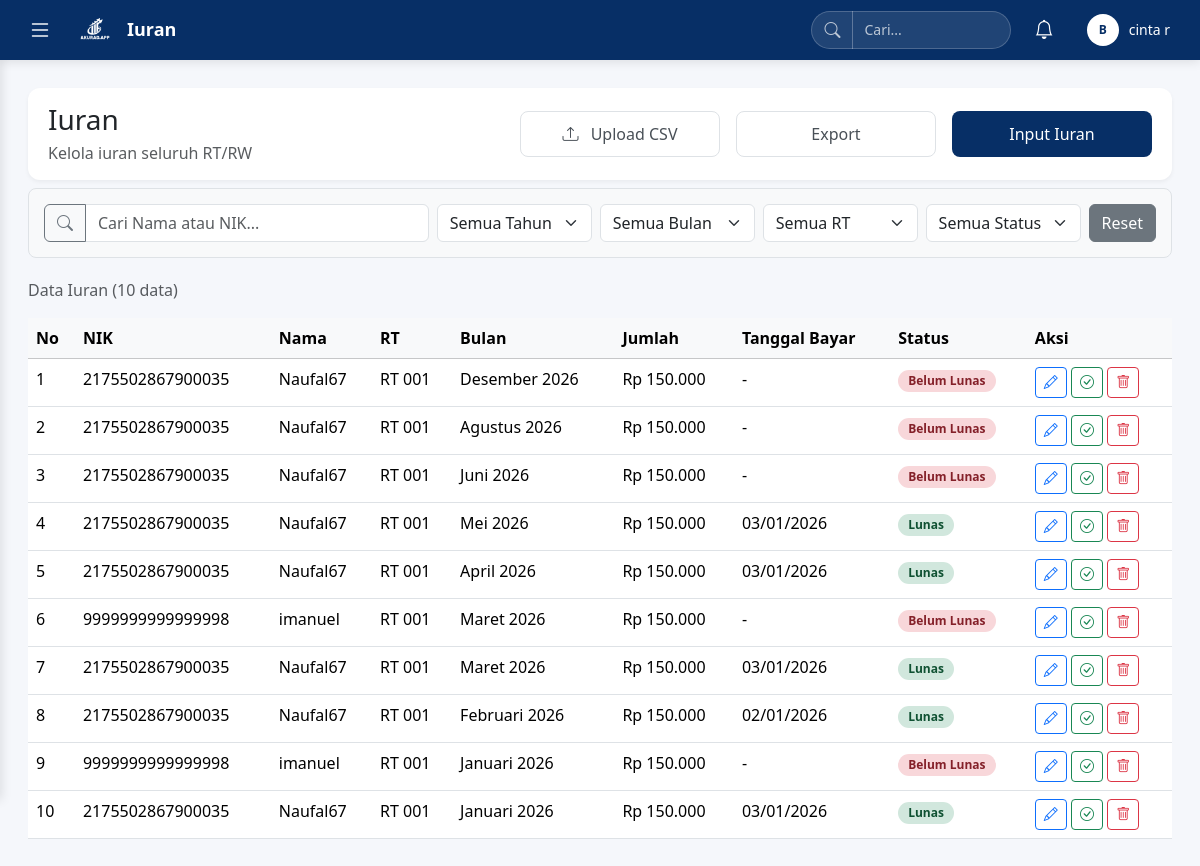
The page /dashboard_bendahara/iuranbendahara.php (signed in) on the database its author committed.
### tables this page shows
CREATE TABLE `iuran_rutin` (
  `id_iuran` int(11) NOT NULL,
  `id_warga` int(11) NOT NULL,
  `bulan` tinyint(2) NOT NULL CHECK (`bulan` between 1 and 12),
  `tahun` year(4) NOT NULL,
  `jumlah_iuran` decimal(12,2) NOT NULL DEFAULT 0.00,
  `tanggal_pembayaran` date DEFAULT NULL,
  `status_pembayaran` enum('Lunas','Belum Lunas','Menunggu') DEFAULT 'Belum Lunas',
  `created_at` timestamp NOT NULL DEFAULT current_timestamp(),
  `keterangan` text NOT NULL,
  `updated_at` timestamp NOT NULL DEFAULT current_timestamp()
);

CREATE TABLE `user` (
  `id_user` int(11) NOT NULL,
  `username` varchar(50) NOT NULL,
  `nik` varchar(16) NOT NULL,
  `rt_number` varchar(20) NOT NULL,
  `password` varchar(255) NOT NULL,
  `role` enum('RT','Bendahara','warga') NOT NULL,
  `id_warga` int(11) DEFAULT NULL,
  `created_at` timestamp NOT NULL DEFAULT current_timestamp(),
  `email` varchar(255) NOT NULL
);

CREATE TABLE `warga` (
  `id_warga` int(11) NOT NULL,
  `nama_lengkap` varchar(100) NOT NULL,
  `status` enum('Aktif','Non-Aktif') DEFAULT 'Aktif',
  `created_at` timestamp NOT NULL DEFAULT current_timestamp(),
  `updated_at` timestamp NOT NULL DEFAULT current_timestamp() ON UPDATE current_timestamp(),
  `alamat` varchar(255) NOT NULL,
  `no_telepon` varchar(20) NOT NULL
);

### dashboard_bendahara/iuranbendahara.php (the view, shortened to what this page needs)
<?php
require_once '../config/koneksi.php';
$bulan_indo = [
    'Januari', 'Februari', 'Maret', 'April', 'Mei', 'Juni',
    'Juli', 'Agustus', 'September', 'Oktober', 'November', 'Desember'
];
$query = "SELECT i.*, w.nama_lengkap, u.nik, u.rt_number
          FROM iuran_rutin i
          LEFT JOIN warga w ON i.id_warga = w.id_warga
          LEFT JOIN user u ON w.id_warga = u.id_warga
          WHERE u.rt_number = '{$_SESSION['rt_number']}'
          ORDER BY i.tahun DESC, i.bulan DESC, i.created_at DESC";
$result = mysqli_query($koneksi, $query);
?>
<!DOCTYPE html>
<html lang="id">
<head>
    <link href="https://cdn.jsdelivr.net/npm/bootstrap@5.3.3/dist/css/bootstrap.min.css" rel="stylesheet">
    <link rel="stylesheet" href="https://cdn.jsdelivr.net/npm/bootstrap-icons@1.11.3/font/bootstrap-icons.min.css">
</head>
<body>
<?php include 'sidebar.php'; ?>
<div class="main-content">
    <div class="topbar d-none d-md-flex mb-2">
        <div class="top-bar-left">
            <div class="d-flex flex-column">
                <h2 class="h3 mb-1">Iuran</h2>
                <p class="text-muted mb-0">Kelola iuran seluruh RT/RW</p>
            </div>
        </div>
        <div class="top-bar-right ms-auto">
            <div class="d-flex gap-3">
                <button class="btn btn-export" data-bs-toggle="modal" data-bs-target="#modalUploadCSV" style="width: 200px;">
                    <i class="bi bi-upload me-2"></i> Upload CSV
                </button>
                <button class="btn btn-export" onclick="exportData()" style="width: 200px;">
                    Export
                </button>
                <button class="btn btn-input" data-bs-toggle="modal" data-bs-target="#modalTambahIuran" style="width: 200px;">
                    Input Iuran
                </button>
            </div>
        </div>
    </div>
            <div class="filter-controls d-flex flex-nowrap gap-2 align-items-center">
                <div class="input-group" style="width: 550px;">
                    <button class="btn btn-outline-secondary" type="button" id="btnSearch">
                        <i class="bi bi-search"></i>
                    </button>
                    <input type="text" id="filterCari" class="form-control" placeholder="Cari Nama atau NIK...">
                </div>
                <select id="filterTahun" class="form-select" style="width: 200px;">
                    <option value="" selected>Semua Tahun</option>
                </select>
                <select id="filterBulan" class="form-select" style="width: 200px;">
                    <option value="">Semua Bulan</option>
                </select>
                <select id="filterRT" class="form-select" style="width: 200px;">
                    <option value="">Semua RT</option>
                </select>
                <select id="filterStatus" class="form-select" style="width: 200px;">
                    <option value="">Semua Status</option>
                </select>
                <button id="btnReset" class="btn btn-secondary">
                    Reset
                </button>
            </div>
            <p class="text-muted mt-3 mb-3">
                Data Iuran (<?= mysqli_num_rows($result); ?> data)
            </p>
            <div class="table-responsive">
                <table class="table table-hover" id="tabelIuran">
                    <thead class="table-light">
                        <tr>
                            <th>No</th>
                            <th>NIK</th>
                            <th>Nama</th>
                            <th>RT</th>
                            <th>Bulan</th>
                            <th>Jumlah</th>
                            <th>Tanggal Bayar</th>
                            <th>Status</th>
                            <th>Aksi</th>
                        </tr>
                    </thead>
                    <tbody>
                        <?php if (mysqli_num_rows($result) > 0): ?>
                        <?php $no = 1; while ($row = mysqli_fetch_assoc($result)): ?>
                        <tr>
                            <td><?= $no++; ?></td>
                            <td><?= htmlspecialchars($row['nik'] ?? '-'); ?></td>
                            <td><?= htmlspecialchars($row['nama_lengkap']); ?></td>
                            <td><?= htmlspecialchars($row['rt_number'] ?? '-'); ?></td>
                            <td><?= $bulan_indo[$row['bulan']-1] . ' ' . $row['tahun']; ?></td>
                            <td>Rp <?= number_format($row['jumlah_iuran'],0,',','.'); ?></td>
                            <td><?= $row['tanggal_pembayaran'] ? date('d/m/Y', strtotime($row['tanggal_pembayaran'])) : '-'; ?></td>
                            <td>
                                <span class="badge <?= $row['status_pembayaran']==='Lunas'?'badge-lunas':'badge-belum'; ?>">
                                    <?= $row['status_pembayaran'] === 'Belum Bayar' ? 'Belum Lunas' : $row['status_pembayaran']; ?>
                                </span>
                            </td>
                            <td>
                                <button class="btn btn-sm btn-outline-primary"
                                        onclick="editIuran(<?= $row['id_iuran']; ?>, '<?= $row['nik'] ?? ''; ?>', '<?= addslashes($row['nama_lengkap']); ?>', '<?= $row['rt_number'] ?? ''; ?>', '<?= $bulan_indo[$row['bulan']-1]; ?>', '<?= $row['tahun']; ?>', '<?= $row['jumlah_iuran']; ?>', '<?= $row['status_pembayaran']; ?>')">
                                    <i class="bi bi-pencil"></i>
                                </button>
                                <button class="btn btn-sm btn-outline-success"
                                        data-bs-toggle="modal" data-bs-target="#modalKonfirmasiBayar"
                                        data-id="<?= $row['id_iuran']; ?>" data-nama="<?= addslashes($row['nama_lengkap']); ?>">
                                    <i class="bi bi-check-circle"></i>
                                </button>
                                <button class="btn btn-sm btn-outline-danger"
                                        data-bs-toggle="modal" data-bs-target="#modalHapusIuran"
                                        data-id="<?= $row['id_iuran']; ?>">
                                    <i class="bi bi-trash"></i>
                                </button>
                            </td>
                        </tr>
                        <?php endwhile; ?>
                        <?php endif; ?>
                    </tbody>
                </table>
            </div>
        </div>
</body>
</html>

### dashboard_bendahara/iuranbendahara.php (style rules this page uses)
body { background:#f5f7fb }
.main-content { margin-left: 0; margin-top: 60px; padding: 28px; min-height: calc(100vh - 60px); transition: margin-left 0.3s ease; }
.topbar { display: none; }
@media (min-width: 769px) { .topbar { display: flex; align-items: center; justify-content: space-between; background: white; padding: 15px 20px; border-radius: 12px; box-shadow: 0 2px 4px rgba(0,0,0,0.05); margin-bottom: 20px; transition: margin-left 0.3s ease; } }
.filter-controls { background: #f8f9fa; border: 1px solid #dee2e6; border-radius: 8px; padding: 15px; margin-bottom: 20px; }
.badge-lunas { background-color: #d1e7dd; color: #0f5132; padding: 5px 10px; border-radius: 20px; }
.badge-belum { background-color: #f8d7da; color: #842029; padding: 5px 10px; border-radius: 20px; }
.btn-export { background-color: white; color: #495057; font-weight: 500; padding: 10px 20px; border-radius: 8px; border: 1px solid #dee2e6; }
.btn-input { background-color: #072f66; color: white; font-weight: 500; padding: 10px 20px; border-radius: 8px; border: none; }

### dashboard_bendahara/sidebar.php (style rules this page uses)
.top-bar-left { display: flex; align-items: center; gap: 15px; }
.top-bar-right { display: flex; align-items: center; gap: 15px; }
@media (min-width: 769px) { .main-content { transition: margin-left 0.3s ease-in-out, opacity 0.3s ease-in-out; } }

### rows shown on the page
iuran_rutin: user.nik "2175502867900035", id_warga.nama_lengkap "Naufal67", user.rt_number "RT 001", bulan "Desember", tahun "2026", jumlah_iuran "150.000", status_pembayaran "Belum Lunas"
iuran_rutin: user.nik "2175502867900035", id_warga.nama_lengkap "Naufal67", user.rt_number "RT 001", bulan "Agustus", tahun "2026", jumlah_iuran "150.000", status_pembayaran "Belum Lunas"
iuran_rutin: user.nik "2175502867900035", id_warga.nama_lengkap "Naufal67", user.rt_number "RT 001", bulan "Juni", tahun "2026", jumlah_iuran "150.000", status_pembayaran "Belum Lunas"
iuran_rutin: user.nik "2175502867900035", id_warga.nama_lengkap "Naufal67", user.rt_number "RT 001", bulan "Mei", tahun "2026", jumlah_iuran "150.000", tanggal_pembayaran "03/01/2026", status_pembayaran "Lunas"
iuran_rutin: user.nik "2175502867900035", id_warga.nama_lengkap "Naufal67", user.rt_number "RT 001", bulan "April", tahun "2026", jumlah_iuran "150.000", tanggal_pembayaran "03/01/2026", status_pembayaran "Lunas"
iuran_rutin: user.nik "9999999999999998", id_warga.nama_lengkap "imanuel", user.rt_number "RT 001", bulan "Maret", tahun "2026", jumlah_iuran "150.000", status_pembayaran "Belum Lunas"
iuran_rutin: user.nik "2175502867900035", id_warga.nama_lengkap "Naufal67", user.rt_number "RT 001", bulan "Maret", tahun "2026", jumlah_iuran "150.000", tanggal_pembayaran "03/01/2026", status_pembayaran "Lunas"
iuran_rutin: user.nik "2175502867900035", id_warga.nama_lengkap "Naufal67", user.rt_number "RT 001", bulan "Februari", tahun "2026", jumlah_iuran "150.000", tanggal_pembayaran "02/01/2026", status_pembayaran "Lunas"
iuran_rutin: user.nik "9999999999999998", id_warga.nama_lengkap "imanuel", user.rt_number "RT 001", bulan "Januari", tahun "2026", jumlah_iuran "150.000", status_pembayaran "Belum Lunas"
iuran_rutin: user.nik "2175502867900035", id_warga.nama_lengkap "Naufal67", user.rt_number "RT 001", bulan "Januari", tahun "2026", jumlah_iuran "150.000", tanggal_pembayaran "03/01/2026", status_pembayaran "Lunas"

### other values the page prints
$section_title "Iuran"
$_SESSION['nama'] "cinta r"
mysqli_num_rows($result) "10"
